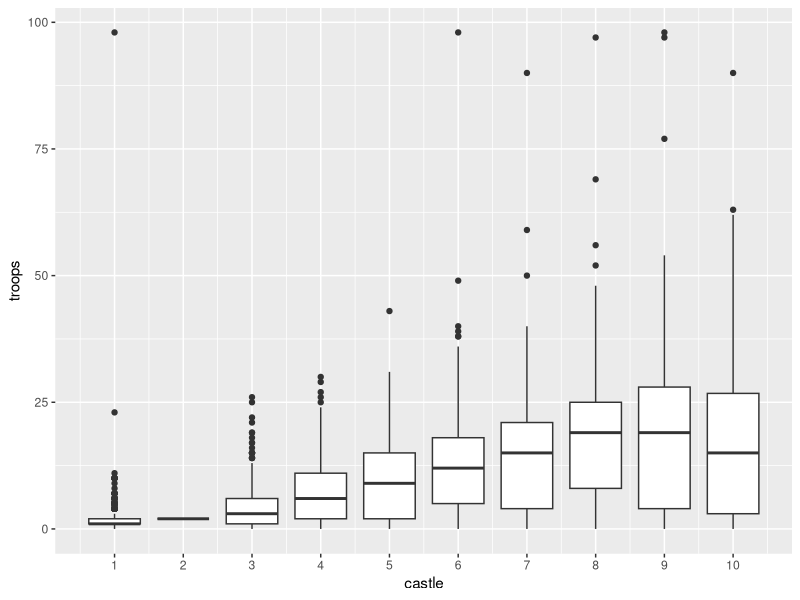
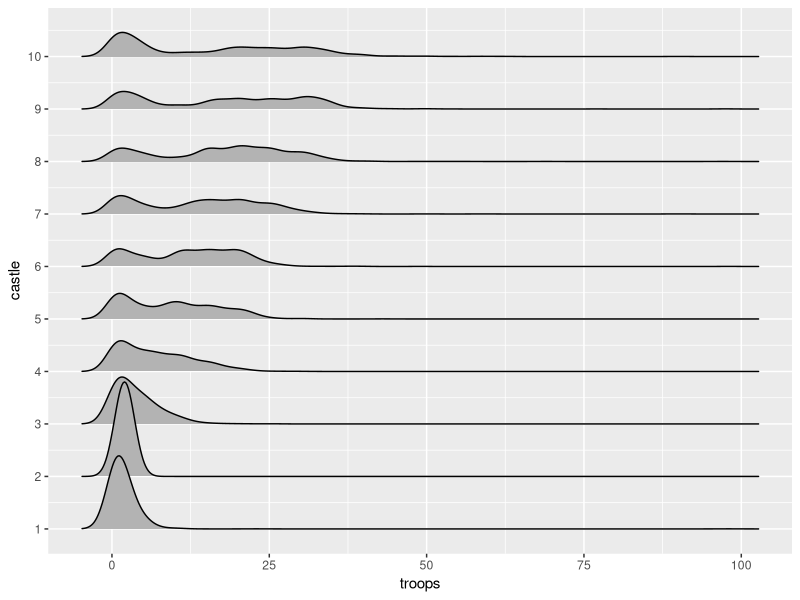
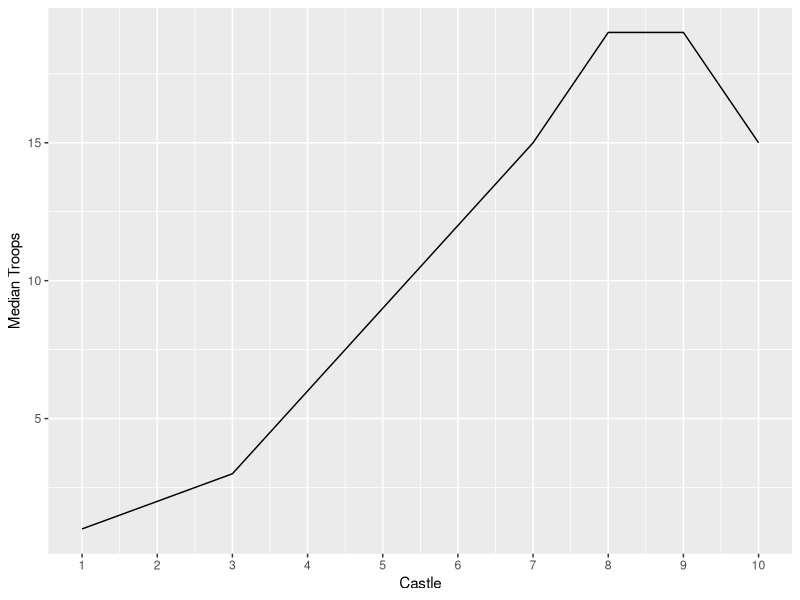

The R script that drew these images, in order:
## ---- chunk 1
#devtools::install_github("hadley/tidyr")
library(tidyverse)
## ---- chunk 2
#Convenience functions I end up using a lot 
numextract <- function(string){
  as.numeric(str_extract(string, "\\-*\\d+\\.*\\d*"))
}

comma <- function(x) format(x, digits = 3, big.mark = ",")

comma_0 <- function(x) format(x, digits = 0, big.mark = ",")


## ---- chunk 3

hist_data <- read_csv("castle-solutions-3.csv") %>% 
  mutate('Castle 2' = numextract('Castle 2')) %>%
  select(-'Why did you choose your troop deployment?') %>%
  mutate(total = rowSums(.),
         bad_total = ifelse(total == 100, 0, 1))

summary(hist_data$total)
## ---- chunk 4

hist_data <- hist_data %>%
  filter(total > 94 & total < 105) %>%
  mutate_at(vars(-total, - bad_total), list(~ round(100*(.) / total, digits = 0)))
#write_out_clean_data
write_csv(hist_data  %>%
  select(-total, -bad_total), "clean_comp_3_data.csv")
## ---- chunk 5
hist_data_long <- hist_data  %>%
  select(-total, -bad_total) %>% 
  pivot_longer(everything(), names_to = "castle", values_to = "troops") %>%
  mutate(castle = numextract(castle))

ggplot(hist_data_long, aes(x = castle, y = troops)) + geom_boxplot(aes(group = castle))+ scale_x_continuous(breaks = seq(1, 10, 1))
## ---- chunk 6
ggplot(hist_data_long, aes(x = troops, y = castle, group = castle)) + ggridges::geom_density_ridges() + scale_y_continuous(breaks = seq(1, 10, 1))
## ---- chunk 7
hist_data_long %>%
  group_by(castle) %>%
  summarise(median_troops = median(troops)) %>%
  ggplot(aes(x = castle, y = median_troops)) + geom_line() + labs(y = "Median Troops", x = "Castle") + scale_x_continuous(breaks = seq(1, 10, 1))
